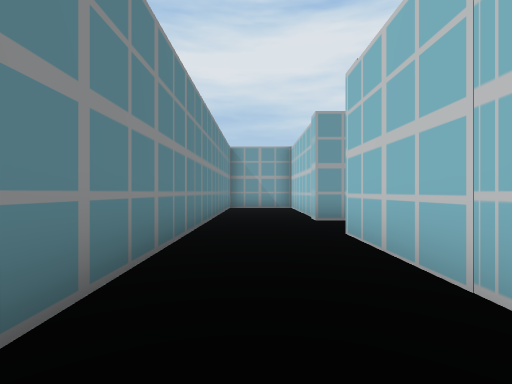
view 1 (above)

24 first-person views from a walk through a 3-D level made in the Unity game engine. The camera is 1.3 m above the floor, looks level and sees 85° across. The floor is counted in squares, 2 m on a side. Each view is taken from the middle of a square. On the plan, view 1 faces up. The plan holds only what a view shows up to about 9 squares ahead; the rest is blank. The place goes on beyond the plan. The player character is not drawn.

view 2
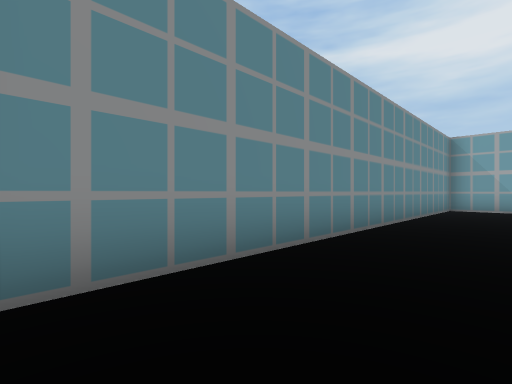

view 3
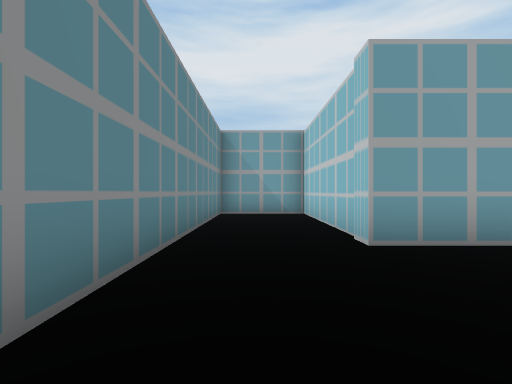

view 4
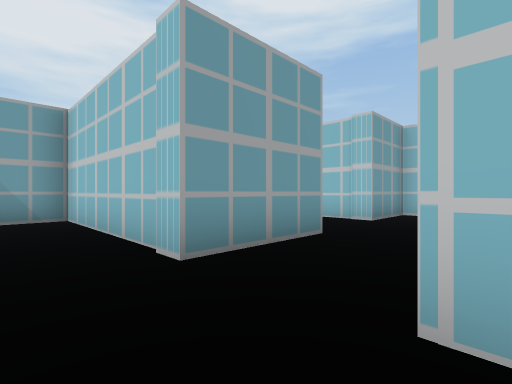

view 5
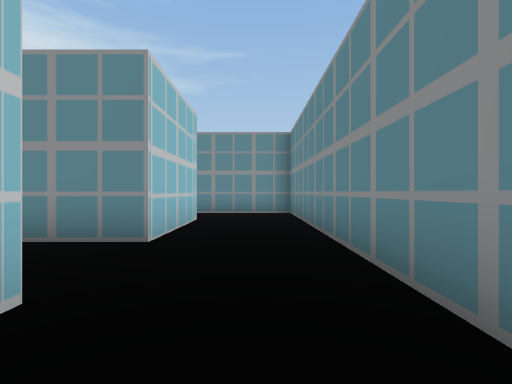

view 6
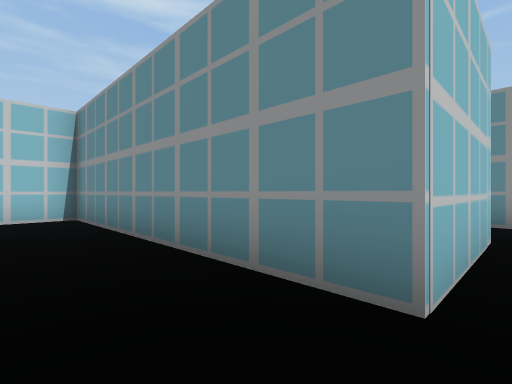

view 7
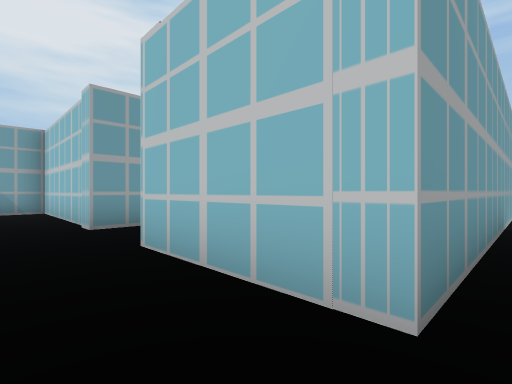

view 8
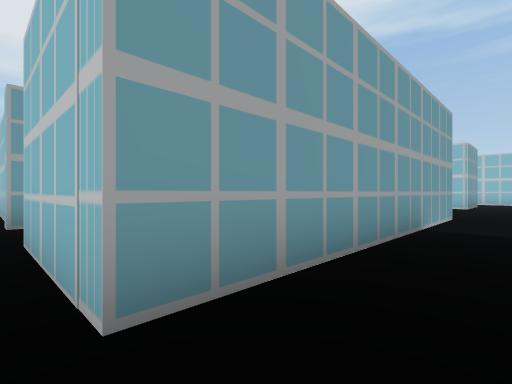

view 9
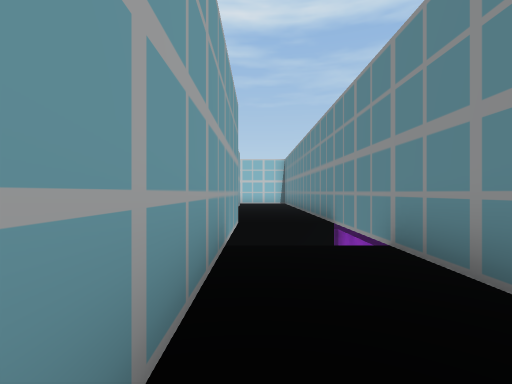

view 10
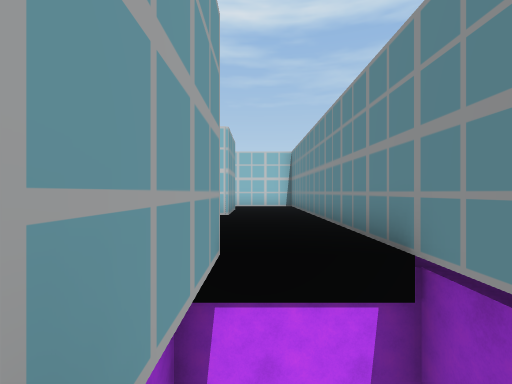

view 11
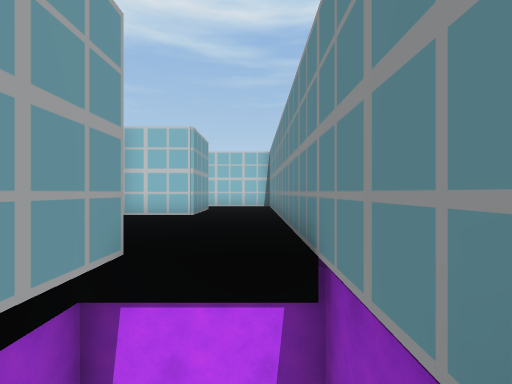

view 12
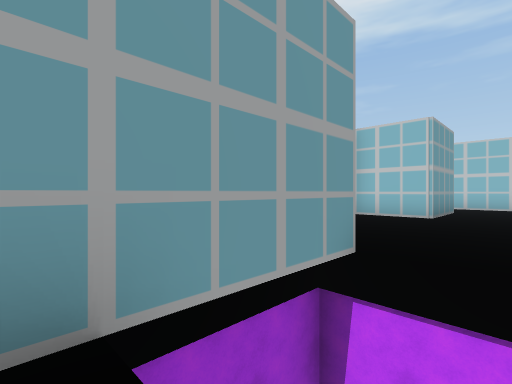

view 13
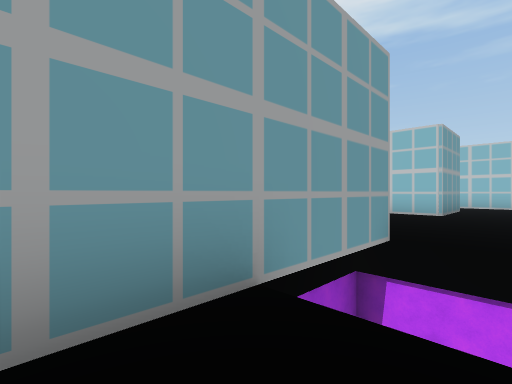

view 14
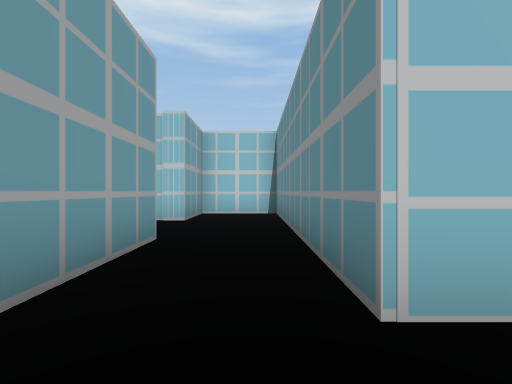

view 15
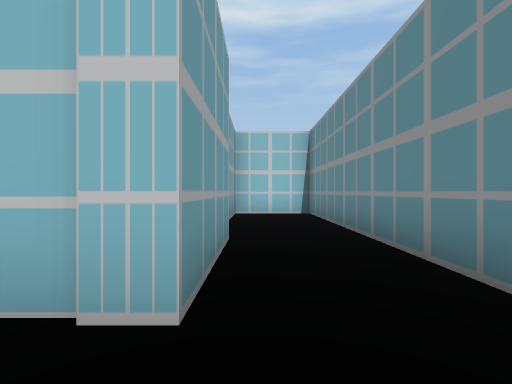

view 16
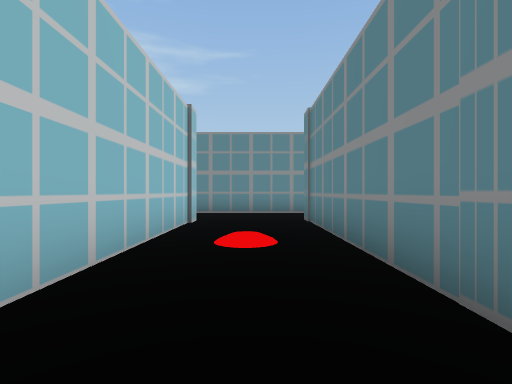

view 17
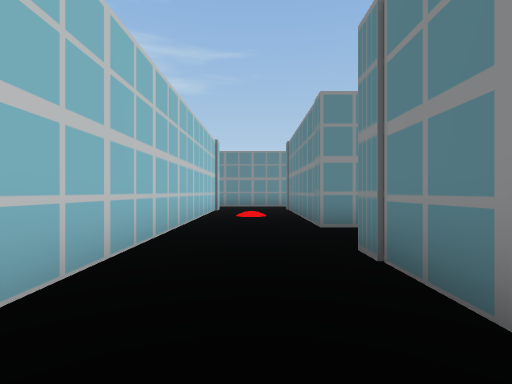

view 18
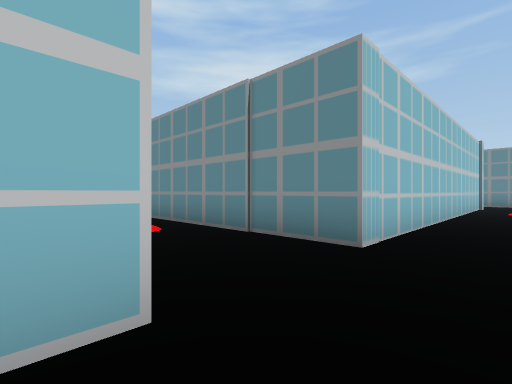

view 19
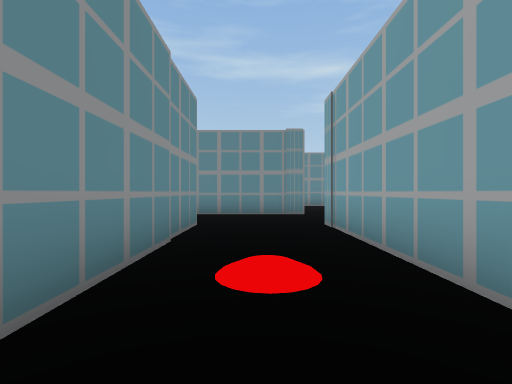

view 20
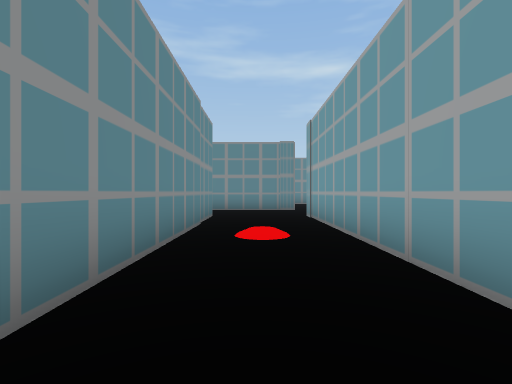

view 21
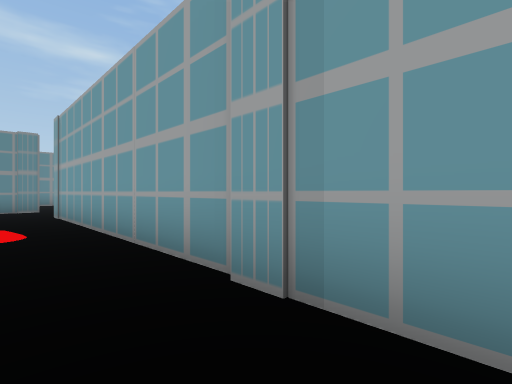

view 22
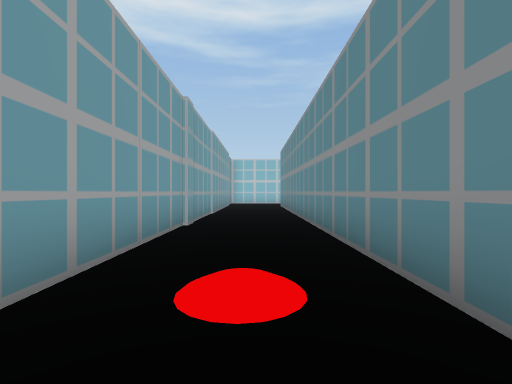

view 23
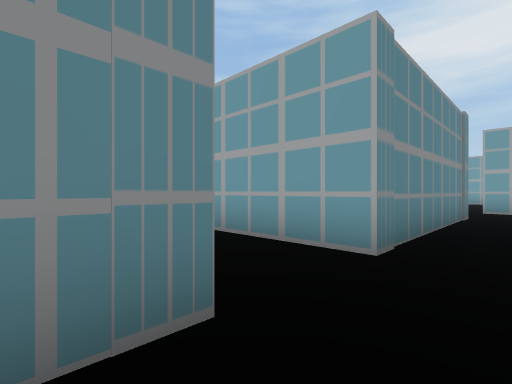

view 24
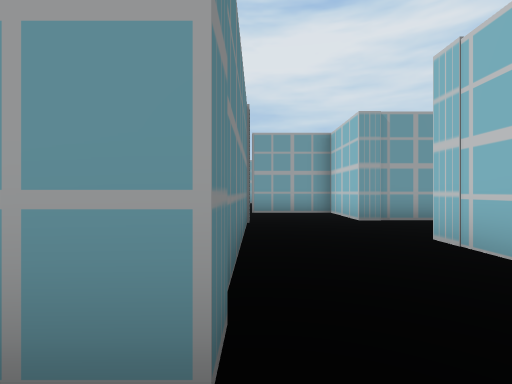

### Floor plan
Key: @ floor where view 1 was taken; # wall or solid block; . floor; / step, stairs or slope; v drop or lower ground.
Columns run from 1 left of view 1 to 17 right of it. Each row starts with its distance up from view 1.
 22      ####
 21      ...#
 20     ....###########
 19     #.......   ....
 18     #....../ . ....
 17     #........  ....
 16     #   ###########
 15     #   #
 14   ### ..#
 13      ...#
 12 ####  ..#
 11 #..##...#
 10 #..##...#
  9 #..##./.#
  8 #..##...#
  7 #..##...###
  6 #.........#
  5 #. .......#
  4 #. ########    #
  3 #. ######    ..#
  2 #..######  ....###.
  1 #.. .  .vvv........
  0 #@.   ..  v......
 -1 ####  ###########

Positions as (right, up) in squares from view 1, and headings:
1: (0, 0), facing up
2: (1, 0), facing up-left
3: (0, 3), facing up
4: (0, 4), facing up-right
5: (0, 8), facing down
6: (1, 6), facing down-right
7: (0, 1), facing up-right
8: (1, 0), facing up-right
9: (3, 1), facing right
10: (6, 1), facing right
11: (6, 0), facing right
12: (6, 0), facing up-right
13: (5, 0), facing up-right
14: (0, 5), facing right
15: (0, 6), facing right
16: (5, 13), facing down
17: (5, 17), facing down
18: (5, 20), facing down-right
19: (12, 18), facing left
20: (14, 18), facing left
21: (15, 18), facing up-left
22: (8, 18), facing right
23: (5, 11), facing up-left
24: (4, 13), facing up
